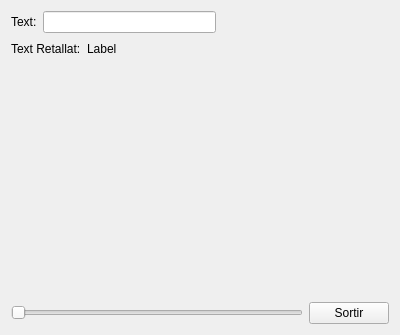
<?xml version="1.0" encoding="UTF-8"?>
<ui version="4.0">
 <class>MyForm</class>
 <widget class="QWidget" name="MyForm">
  <property name="geometry">
   <rect>
    <x>0</x>
    <y>0</y>
    <width>400</width>
    <height>335</height>
   </rect>
  </property>
  <property name="windowTitle">
   <string>Form</string>
  </property>
  <layout class="QVBoxLayout" name="verticalLayout_2">
   <item>
    <layout class="QVBoxLayout" name="verticalLayout">
     <item>
      <layout class="QHBoxLayout" name="horizontalLayout_3">
       <item>
        <widget class="QLabel" name="label">
         <property name="text">
          <string>Text:</string>
         </property>
        </widget>
       </item>
       <item>
        <widget class="QLineEdit" name="lineEdit"/>
       </item>
       <item>
        <spacer name="horizontalSpacer_2">
         <property name="orientation">
          <enum>Qt::Horizontal</enum>
         </property>
         <property name="sizeHint" stdset="0">
          <size>
           <width>40</width>
           <height>20</height>
          </size>
         </property>
        </spacer>
       </item>
      </layout>
     </item>
     <item>
      <layout class="QHBoxLayout" name="horizontalLayout_2">
       <item>
        <widget class="QLabel" name="label_2">
         <property name="text">
          <string>Text Retallat:</string>
         </property>
        </widget>
       </item>
       <item>
        <widget class="MyLabel" name="label_3">
         <property name="text">
          <string>Label</string>
         </property>
        </widget>
       </item>
       <item>
        <spacer name="horizontalSpacer_3">
         <property name="orientation">
          <enum>Qt::Horizontal</enum>
         </property>
         <property name="sizeHint" stdset="0">
          <size>
           <width>40</width>
           <height>20</height>
          </size>
         </property>
        </spacer>
       </item>
      </layout>
     </item>
    </layout>
   </item>
   <item>
    <spacer name="verticalSpacer">
     <property name="orientation">
      <enum>Qt::Vertical</enum>
     </property>
     <property name="sizeHint" stdset="0">
      <size>
       <width>20</width>
       <height>210</height>
      </size>
     </property>
    </spacer>
   </item>
   <item>
    <layout class="QHBoxLayout" name="horizontalLayout">
     <item>
      <widget class="QSlider" name="horizontalSlider">
       <property name="maximum">
        <number>20</number>
       </property>
       <property name="orientation">
        <enum>Qt::Horizontal</enum>
       </property>
      </widget>
     </item>
     <item>
      <widget class="QPushButton" name="pushButton">
       <property name="text">
        <string>Sortir</string>
       </property>
      </widget>
     </item>
    </layout>
   </item>
  </layout>
  <zorder>verticalSpacer</zorder>
 </widget>
 <customwidgets>
  <customwidget>
   <class>MyLabel</class>
   <extends>QLabel</extends>
   <header>MyLabel.h</header>
   <slots>
    <signal>enviaText(int,QString)</signal>
    <slot>tractaSlider(int)</slot>
    <slot>Trunca(int,QString)</slot>
   </slots>
  </customwidget>
 </customwidgets>
 <resources/>
 <connections>
  <connection>
   <sender>pushButton</sender>
   <signal>clicked()</signal>
   <receiver>MyForm</receiver>
   <slot>close()</slot>
   <hints>
    <hint type="sourcelabel">
     <x>312</x>
     <y>318</y>
    </hint>
    <hint type="destinationlabel">
     <x>275</x>
     <y>276</y>
    </hint>
   </hints>
  </connection>
  <connection>
   <sender>horizontalSlider</sender>
   <signal>valueChanged(int)</signal>
   <receiver>label_3</receiver>
   <slot>tractaSlider(int)</slot>
   <hints>
    <hint type="sourcelabel">
     <x>169</x>
     <y>316</y>
    </hint>
    <hint type="destinationlabel">
     <x>129</x>
     <y>62</y>
    </hint>
   </hints>
  </connection>
  <connection>
   <sender>label_3</sender>
   <signal>enviaText(int,QString)</signal>
   <receiver>label_3</receiver>
   <slot>Trunca(int,QString)</slot>
   <hints>
    <hint type="sourcelabel">
     <x>131</x>
     <y>57</y>
    </hint>
    <hint type="destinationlabel">
     <x>122</x>
     <y>62</y>
    </hint>
   </hints>
  </connection>
  <connection>
   <sender>lineEdit</sender>
   <signal>textChanged(QString)</signal>
   <receiver>label_3</receiver>
   <slot>setText(QString)</slot>
   <hints>
    <hint type="sourcelabel">
     <x>110</x>
     <y>28</y>
    </hint>
    <hint type="destinationlabel">
     <x>127</x>
     <y>65</y>
    </hint>
   </hints>
  </connection>
 </connections>
</ui>
